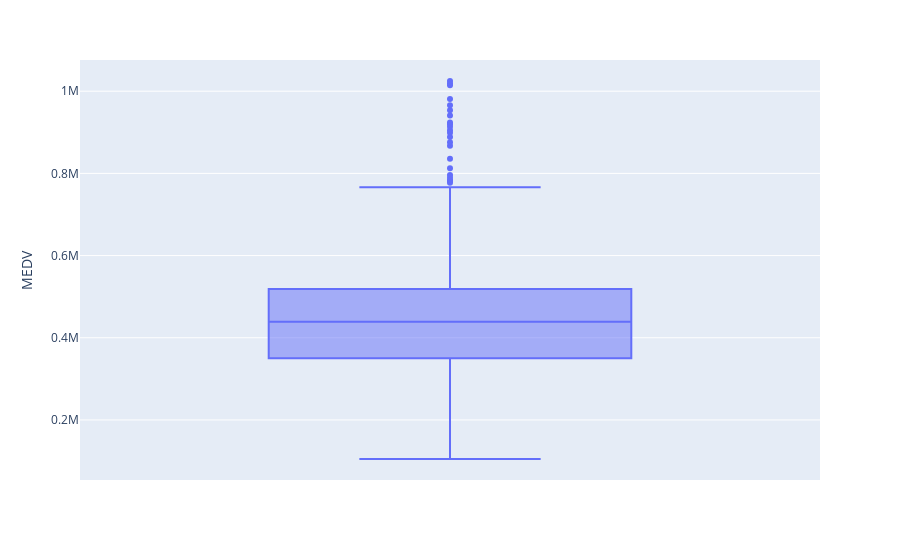

Notebook source saved alongside this figure:
### Code cell
boxplot = px.box(df, y="MEDV")
boxplot.show()

### Figure 1 — Plotly figure (JSON) as saved in the notebook; plotly's stock layout.template omitted (floating-point values rounded to 4 significant figures; data arrays with more than 128 entries replaced by an {"elided": "..."} marker saying what was removed)
{"data": [{"alignmentgroup": "True", "hovertemplate": "MEDV=%{y}<extra></extra>", "legendgroup": "", "marker": {"color": "#636efa"}, "name": "", "notched": false, "offsetgroup": "", "orientation": "v", "showlegend": false, "type": "box", "x0": " ", "xaxis": "x", "y": {"elided": "489 int values"}, "y0": " ", "yaxis": "y"}], "layout": {"boxmode": "group", "legend": {"tracegroupgap": 0}, "margin": {"t": 60}, "xaxis": {"anchor": "y", "domain": [0, 1]}, "yaxis": {"anchor": "x", "domain": [0, 1], "title": {"text": "MEDV"}}}}
